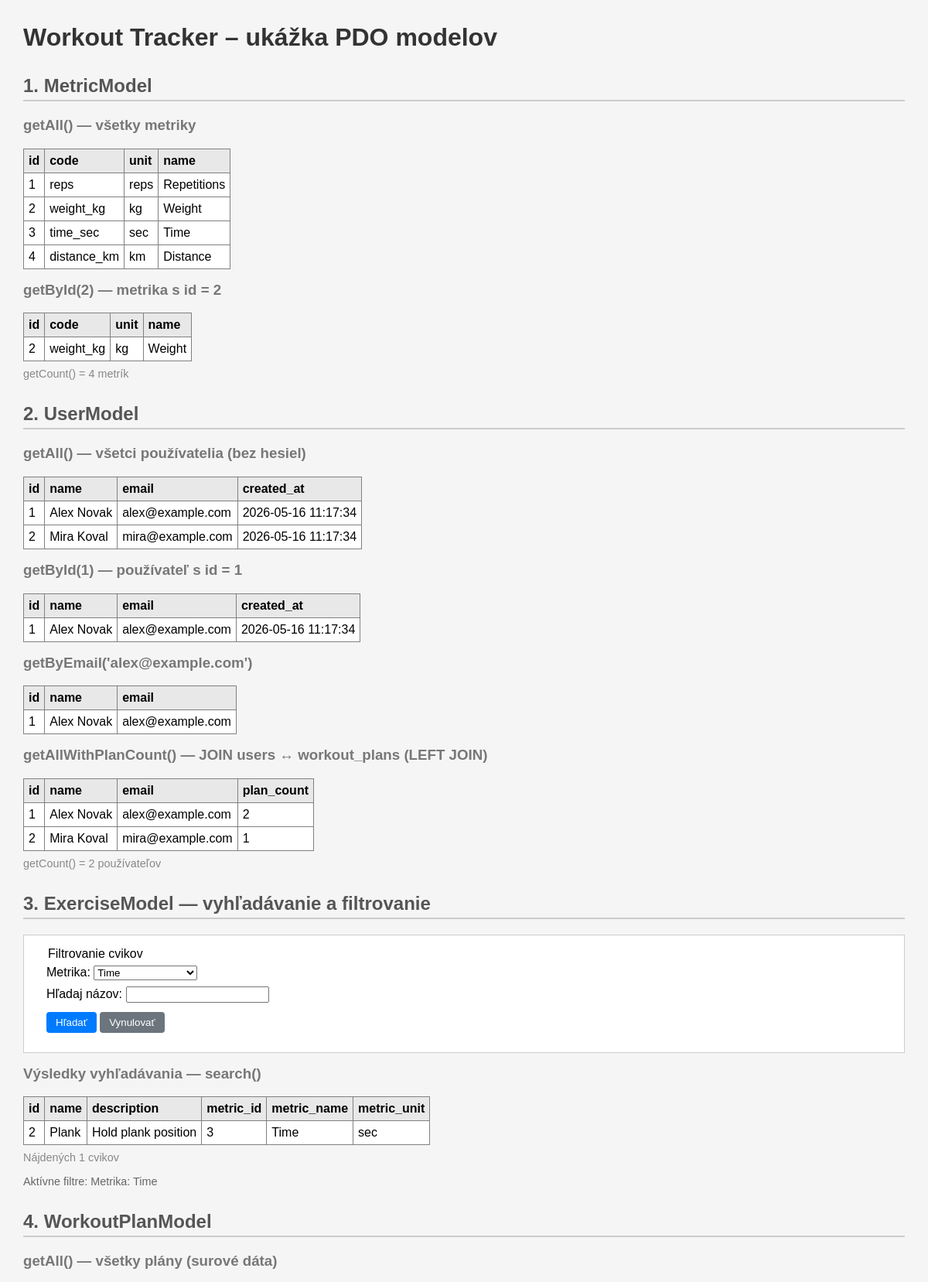
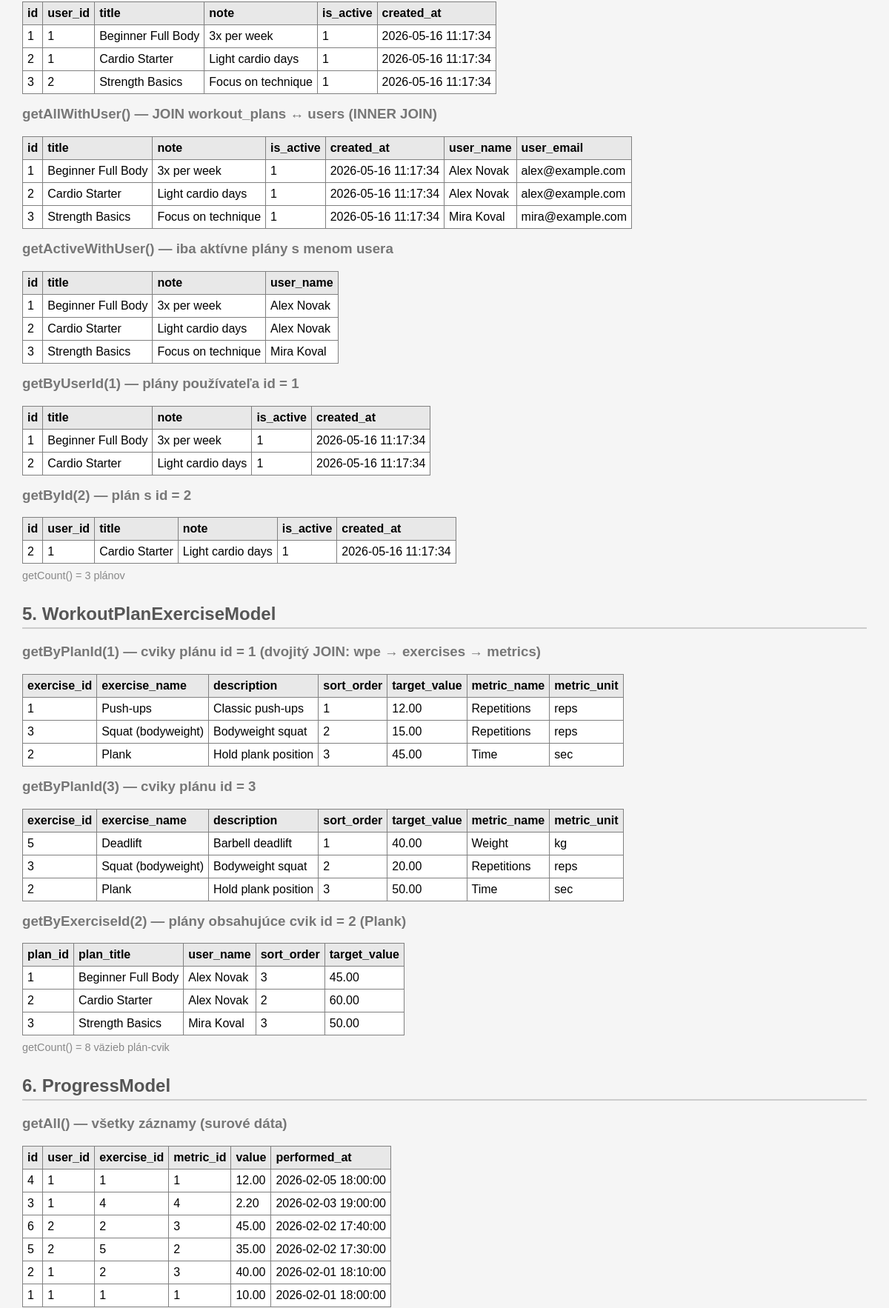
The page /index.php?metric_id=3 (upper part) on the database its author committed (2 pictures, top to bottom).
### tables this page shows
CREATE TABLE metrics (
  id INT UNSIGNED NOT NULL AUTO_INCREMENT,
  code VARCHAR(30) NOT NULL,
  unit VARCHAR(20) NOT NULL,
  name VARCHAR(60) NOT NULL,
  PRIMARY KEY (id),
  UNIQUE KEY uq_metrics_code (code)
);

CREATE TABLE users (
  id BIGINT UNSIGNED NOT NULL AUTO_INCREMENT,
  name VARCHAR(120) NOT NULL,
  email VARCHAR(255) NOT NULL,
  password_hash VARCHAR(255) NOT NULL,
  created_at TIMESTAMP NOT NULL DEFAULT CURRENT_TIMESTAMP,
  PRIMARY KEY (id),
  UNIQUE KEY uq_users_email (email)
);

CREATE TABLE exercises (
  id BIGINT UNSIGNED NOT NULL AUTO_INCREMENT,
  name VARCHAR(120) NOT NULL,
  description VARCHAR(255) NULL,
  metric_id INT UNSIGNED NOT NULL,
  PRIMARY KEY (id),
  UNIQUE KEY uq_exercises_name (name),
  KEY idx_exercises_metric (metric_id),
  CONSTRAINT fk_exercises_metric
    FOREIGN KEY (metric_id) REFERENCES metrics(id)
    ON DELETE RESTRICT
);

CREATE TABLE workout_plans (
  id BIGINT UNSIGNED NOT NULL AUTO_INCREMENT,
  user_id BIGINT UNSIGNED NOT NULL,
  title VARCHAR(150) NOT NULL,
  note VARCHAR(255) NULL,
  is_active BOOLEAN NOT NULL DEFAULT TRUE,
  created_at TIMESTAMP NOT NULL DEFAULT CURRENT_TIMESTAMP,
  PRIMARY KEY (id),
  KEY idx_plans_user (user_id),
  CONSTRAINT fk_plans_user
    FOREIGN KEY (user_id) REFERENCES users(id)
    ON DELETE CASCADE
);

CREATE TABLE workout_plan_exercises (
  plan_id BIGINT UNSIGNED NOT NULL,
  exercise_id BIGINT UNSIGNED NOT NULL,
  sort_order SMALLINT UNSIGNED NOT NULL DEFAULT 1,
  target_value DECIMAL(10,2) NULL,
  PRIMARY KEY (plan_id, exercise_id),
  KEY idx_wpe_exercise (exercise_id),
  CONSTRAINT fk_wpe_plan
    FOREIGN KEY (plan_id) REFERENCES workout_plans(id)
    ON DELETE CASCADE,
  CONSTRAINT fk_wpe_exercise
    FOREIGN KEY (exercise_id) REFERENCES exercises(id)
    ON DELETE RESTRICT
);

CREATE TABLE progress (
  id BIGINT UNSIGNED NOT NULL AUTO_INCREMENT,
  user_id BIGINT UNSIGNED NOT NULL,
  exercise_id BIGINT UNSIGNED NOT NULL,
  metric_id INT UNSIGNED NOT NULL,
  value DECIMAL(10,2) NOT NULL,
  performed_at DATETIME NOT NULL DEFAULT CURRENT_TIMESTAMP,

  PRIMARY KEY (id),
  KEY idx_progress_user_time (user_id, performed_at),
  KEY idx_progress_exercise_time (exercise_id, performed_at),

  CONSTRAINT fk_progress_user
    FOREIGN KEY (user_id) REFERENCES users(id)
    ON DELETE CASCADE,

  CONSTRAINT fk_progress_exercise
    FOREIGN KEY (exercise_id) REFERENCES exercises(id)
    ON DELETE RESTRICT,

  CONSTRAINT fk_progress_metric
    FOREIGN KEY (metric_id) REFERENCES metrics(id)
    ON DELETE RESTRICT
);

### BaseModel.php (called while the page is built, shortened)
<?php
abstract class BaseModel implements ModelInterface
{
    protected PDO $pdo;
    public function __construct(PDO $pdo)
    {
        $this->pdo = $pdo;
    }
    public function getAll(): array
    {
        $stmt = $this->pdo->query($this->resolveSql('all'));
        return $stmt->fetchAll();
    }
    public function getById(int $id): array|false
    {
        $stmt = $this->pdo->prepare($this->resolveSql('by_id'));
        $stmt->execute([':id' => $id]);
        return $stmt->fetch();
    }
    public function getCount(): int
    {
        $stmt = $this->pdo->query($this->resolveSql('count'));
        return (int) $stmt->fetchColumn();
    }
}

### models.php (called while the page is built, shortened)
<?php
class UserModel
{
    private PDO $pdo;
    public function __construct(PDO $pdo)
    {
        $this->pdo = $pdo;
    }
    public function getCount(): int
    {
        $stmt = $this->pdo->query("SELECT COUNT(*) FROM users");
        return (int) $stmt->fetchColumn();
    }
}
class WorkoutPlanModel
{
    private PDO $pdo;
    public function __construct(PDO $pdo)
    {
        $this->pdo = $pdo;
    }
    public function getCount(): int
    {
        $stmt = $this->pdo->query("SELECT COUNT(*) FROM workout_plans");
        return (int) $stmt->fetchColumn();
    }
}
class WorkoutPlanExerciseModel
{
    private PDO $pdo;
    public function __construct(PDO $pdo)
    {
        $this->pdo = $pdo;
    }
    public function getCount(): int
    {
        $stmt = $this->pdo->query("SELECT COUNT(*) FROM workout_plan_exercises");
        return (int) $stmt->fetchColumn();
    }
}

### ExerciseCatalogModel.php (called while the page is built, shortened)
<?php
require_once 'BaseModel.php';
class ExerciseCatalogModel extends BaseModel
{
    public function search(array $filters): array
    {
        $sql = "SELECT
                    e.id,
                    e.name,
                    e.description,
                    e.metric_id,
                    m.name AS metric_name,
                    m.unit AS metric_unit
                 FROM exercises e
                 LEFT JOIN metrics m ON m.id = e.metric_id
                 WHERE 1=1";
        $params = [];
        if (!empty($filters['metric_id'])) {
            $sql .= " AND e.metric_id = :metric_id";
            $params[':metric_id'] = (int) $filters['metric_id'];
        }
        $sql .= " ORDER BY e.name";
        $stmt = $this->pdo->prepare($sql);
        $stmt->execute($params);
        return $stmt->fetchAll();
    }
}

### index.php (the view, shortened to what this page needs)
<?php
require_once "models.php";
require_once "ExerciseCatalogModel.php";
$pdo = Database::getInstance();
$metricModel    = new MetricCatalogModel($pdo);
$userModel      = new UserModel($pdo);
$exerciseModel  = new ExerciseCatalogModel($pdo);
$planModel      = new WorkoutPlanModel($pdo);
$planExModel    = new WorkoutPlanExerciseModel($pdo);
function renderTable(array $rows): void
{
    echo "<table border='1' cellpadding='6' cellspacing='0' style='border-collapse:collapse; margin-bottom:8px'>";
    echo "<tr style='background:#e8e8e8'>";
    foreach (array_keys($rows[0]) as $col) {
        echo "<th>$col</th>";
    }
    echo "</tr>";
    foreach ($rows as $row) {
        echo "<tr>";
        foreach ($row as $val) {
            echo "<td>" . htmlspecialchars((string)$val) . "</td>";
        }
        echo "</tr>";
    }
    echo "</table>";
}
?>
<!DOCTYPE html>
<html lang="sk">
<head>
</head>
<body>
<h1>Workout Tracker – ukážka PDO modelov</h1>
<?php
echo "<h2>1. MetricModel</h2>";
echo "<h3>getAll() — všetky metriky</h3>";
renderTable($metricModel->getAll());
echo "<h3>getById(2) — metrika s id = 2</h3>";
echo "<p class='count'>getCount() = " . $metricModel->getCount() . " metrík</p>";
echo "<h2>2. UserModel</h2>";
echo "<h3>getAll() — všetci používatelia (bez hesiel)</h3>";
echo "<h3>getById(1) — používateľ s id = 1</h3>";
echo "<h3>getByEmail('alex@example.com')</h3>";
echo "<h3>getAllWithPlanCount() — JOIN users ↔ workout_plans (LEFT JOIN)</h3>";
echo "<p class='count'>getCount() = " . $userModel->getCount() . " používateľov</p>";
echo "<h2>3. ExerciseModel — vyhľadávanie a filtrovanie</h2>";
$filters = [
    'metric_id' => $_GET['metric_id'] ?? '',
    'hladaj'    => $_GET['hladaj'] ?? '',
];
$allMetrics = $metricModel->getAll();
echo "<form method='GET' style='margin: 15px 0; padding: 15px; background: #fff; border: 1px solid #ccc;'>";
echo "<fieldset style='border: none;'>";
echo "<legend>Filtrovanie cvikov</legend>";
echo "<label for='metric_id' style='display: block; margin-bottom: 8px;'>";
echo "Metrika: ";
echo "<select name='metric_id' id='metric_id'>";
foreach ($allMetrics as $metric) {
    $selected = ((string)$filters['metric_id'] === (string)$metric['id']) ? 'selected' : '';
    echo "<option value='{$metric['id']}' $selected>{$metric['name']}</option>";
}
echo "</select>";
echo "</label>";
echo "<label for='hladaj' style='display: block; margin-bottom: 12px;'>";
echo "Hľadaj názov: ";
echo "<input type='text' name='hladaj' id='hladaj' value='" . htmlspecialchars($filters['hladaj']) . "' />";
echo "</label>";
echo "<button type='submit' style='padding: 6px 12px; background: #007bff; color: white; border: none; border-radius: 4px; cursor: pointer;'>Hľadať</button>";
echo "<a href='?'><button type='button' style='padding: 6px 12px; background: #6c757d; color: white; border: none; border-radius: 4px; cursor: pointer;'>Vynulovať</button></a>";
echo "</fieldset>";
echo "</form>";
$cviky = $exerciseModel->search($filters);
echo "<h3>Výsledky vyhľadávania — search()</h3>";
if (empty($cviky)) {
    echo "<p><em>Žiadne cviky sa nezhodujú s filtrami.</em></p>";
} else {
    echo "<p class='count'>Nájdených " . count($cviky) . " cvikov</p>";
}
if (!empty($filters['metric_id']) || !empty($filters['hladaj'])) {
    echo "<p style='color: #666; font-size: 0.9em;'>";
    echo "Aktívne filtre: ";
    $activeFilters = [];
    if (!empty($filters['metric_id'])) {
        $m = $metricModel->getById((int)$filters['metric_id']);
        $activeFilters[] = "Metrika: {$m['name']}";
    }
    echo implode(", ", $activeFilters);
    echo "</p>";
}
echo "<h2>4. WorkoutPlanModel</h2>";
echo "<h3>getAll() — všetky plány (surové dáta)</h3>";
echo "<h3>getAllWithUser() — JOIN workout_plans ↔ users (INNER JOIN)</h3>";
echo "<h3>getActiveWithUser() — iba aktívne plány s menom usera</h3>";
echo "<h3>getByUserId(1) — plány používateľa id = 1</h3>";
echo "<h3>getById(2) — plán s id = 2</h3>";
echo "<p class='count'>getCount() = " . $planModel->getCount() . " plánov</p>";
echo "<h2>5. WorkoutPlanExerciseModel</h2>";
echo "<h3>getByPlanId(1) — cviky plánu id = 1 (dvojitý JOIN: wpe → exercises → metrics)</h3>";
echo "<h3>getByPlanId(3) — cviky plánu id = 3</h3>";
echo "<h3>getByExerciseId(2) — plány obsahujúce cvik id = 2 (Plank)</h3>";
echo "<p class='count'>getCount() = " . $planExModel->getCount() . " väzieb plán-cvik</p>";
echo "<h2>6. ProgressModel</h2>";
echo "<h3>getAll() — všetky záznamy (surové dáta)</h3>";
?>
</body>
</html>

### index.php (style rules this page uses)
body { font-family: Arial, sans-serif; margin: 30px; background: #f5f5f5; }
h1 { color: #333; }
h2 { color: #555; margin-top: 30px; border-bottom: 2px solid #ccc; padding-bottom: 4px; }
h3 { color: #777; margin-top: 16px; }
table { background: white; }
th { text-align: left; }
.count { font-size: 0.9em; color: #888; margin: 4px 0 8px; }

### rows shown on the page
metrics: id "1", val "reps", name "Repetitions"
metrics: id "2", code "weight_kg", unit "kg", name "Weight"
metrics: id "3", code "time_sec", unit "sec", name "Time"
metrics: id "4", code "distance_km", unit "km", name "Distance"
users: id "1", name "Alex Novak", email "alex@example.com", created_at "2026-05-16 11:17:34", val "2"
users: id "2", name "Mira Koval", email "mira@example.com", created_at "2026-05-16 11:17:34", val "1"
exercises: id "2", name "Plank", description "Hold plank position", metric "3", metric.name "Time", metric.unit "sec"
workout_plans: val "1", title "Beginner Full Body", note "3x per week", created_at "2026-05-16 11:17:34", user.name "Alex Novak", user.email "alex@example.com", id "1"
workout_plans: id "2", val "1", title "Cardio Starter", note "Light cardio days", created_at "2026-05-16 11:17:34", is_active "1", user.name "Alex Novak", user.email "alex@example.com"
workout_plans: id "3", user "2", title "Strength Basics", note "Focus on technique", is_active "1", created_at "2026-05-16 11:17:34", user.name "Mira Koval", user.email "mira@example.com"
workout_plan_exercises: val "1", exercise.name "Push-ups", exercise.description "Classic push-ups", target_value "12.00", metrics.name "Repetitions", metrics.unit "reps"
workout_plan_exercises: exercise "3", exercise.name "Squat (bodyweight)", exercise.description "Bodyweight squat", sort_order "2", target_value "15.00", metrics.name "Repetitions", metrics.unit "reps"
workout_plan_exercises: exercise "2", exercise.name "Plank", exercise.description "Hold plank position", sort_order "3", target_value "45.00", metrics.name "Time", metrics.unit "sec", plan "1", plan.title "Beginner Full Body", users.name "Alex Novak"
workout_plan_exercises: exercise "5", exercise.name "Deadlift", exercise.description "Barbell deadlift", sort_order "1", target_value "40.00", metrics.name "Weight", metrics.unit "kg"
workout_plan_exercises: exercise "3", exercise.name "Squat (bodyweight)", exercise.description "Bodyweight squat", sort_order "2", target_value "20.00", metrics.name "Repetitions", metrics.unit "reps"
workout_plan_exercises: exercise "2", exercise.name "Plank", exercise.description "Hold plank position", sort_order "3", target_value "50.00", metrics.name "Time", metrics.unit "sec", val "3", plan.title "Strength Basics", users.name "Mira Koval"
workout_plan_exercises: val "2", plan.title "Cardio Starter", users.name "Alex Novak", target_value "60.00"
progress: id "4", val "1", value "12.00", performed_at "2026-02-05 18:00:00"
progress: id "3", user "1", val "4", value "2.20", performed_at "2026-02-03 19:00:00"
progress: id "6", val "2", metric "3", value "45.00", performed_at "2026-02-02 17:40:00"
progress: val "5", val "2", value "35.00", performed_at "2026-02-02 17:30:00"
progress: val "2", user "1", metric "3", value "40.00", performed_at "2026-02-01 18:10:00"
progress: val "1", value "10.00", performed_at "2026-02-01 18:00:00"

### other values the page prints
$col "id"
$col "code"
$col "unit"
$col "name"
$metricModel->getCount() "4"
$col "email"
$col "created_at"
$val "1"
$val "Alex Novak"
$val "alex@example.com"
$col "plan_count"
$userModel->getCount() "2"
$col "description"
$col "metric_id"
$col "metric_name"
